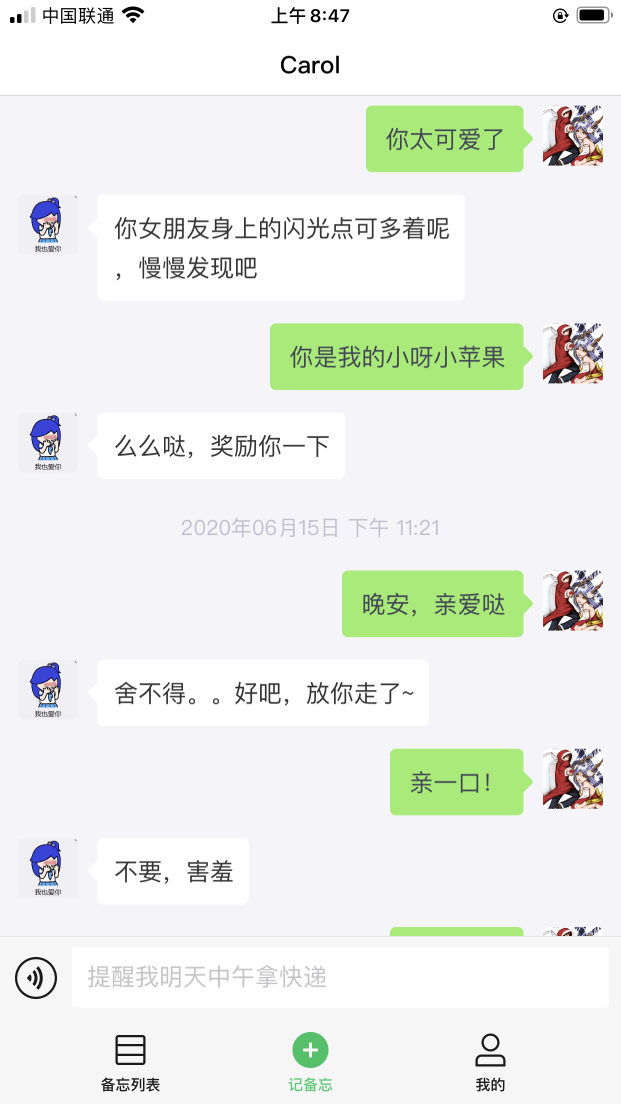
#> input picture seq2seq_RNN/data/mining/OCR/Images/IMG_0506.PNG, 1242 x 2208 px, found by its file name (shown at 1/2 size)
$ python OCR.py
#> lines starting #> are read from the running program, lines starting #| are printed output that depends on the picture
import numpy as np
import pytesseract
import cv2


def read_and_resize(file_path="Images/IMG_0506.png"):
#> called with file_path = 'Images/IMG_0506.png'
    image = cv2.imread(file_path, 0)
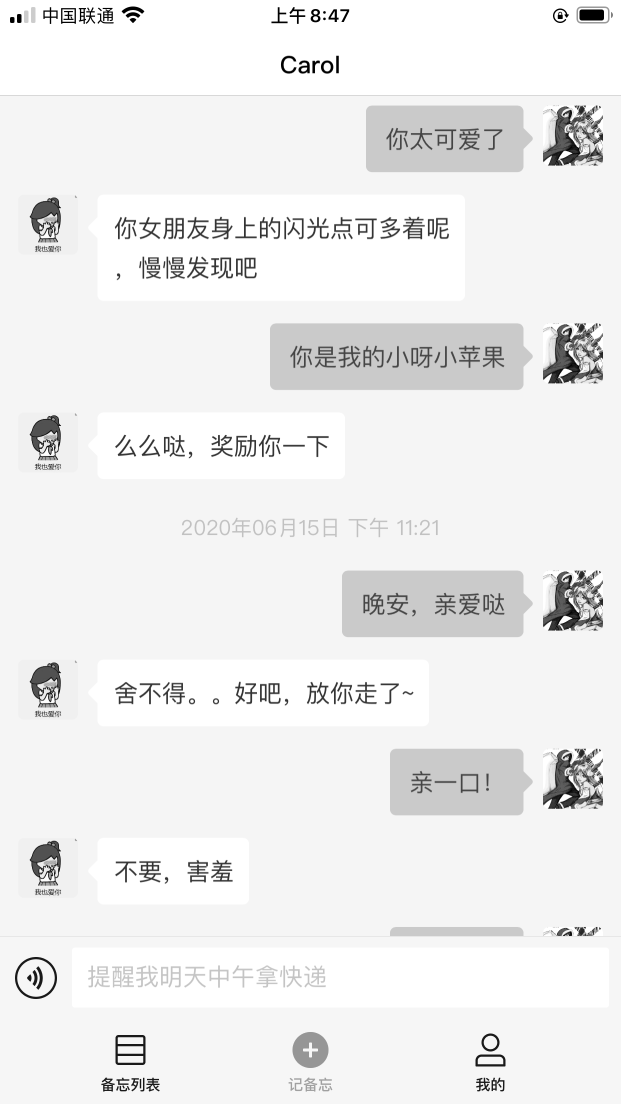
#> image: shape (2208, 1242) (shown at 1/2 size); min 0, max 255, mean 237.6
    image = image[200:1800, 200:1042]
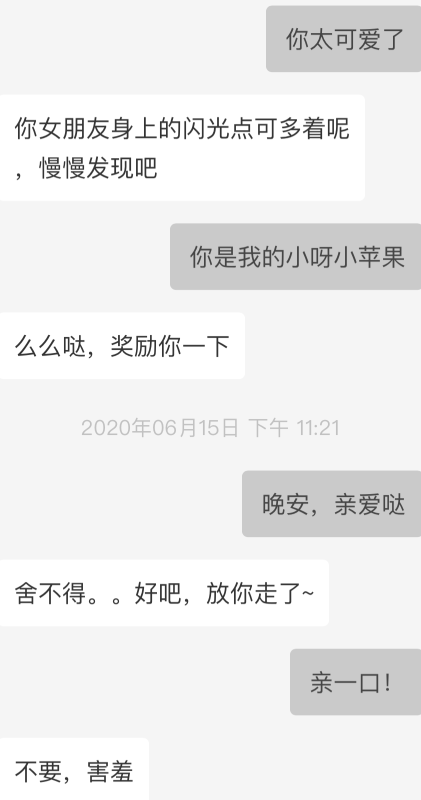
#> image: shape (1600, 842) (shown at 1/2 size); min 51, max 255, mean 236.3
    return image


def enhance(src, loop_adjustment=True):
#> called with loop_adjustment = True
    a = 2.4
    a1 = 1.8
    a2 = 1.4
    b = -200
    b1 = -85
    b2 = -110
    i = 1
    while i > 0:
        image = cv2.convertScaleAbs(src, alpha=a, beta=b)
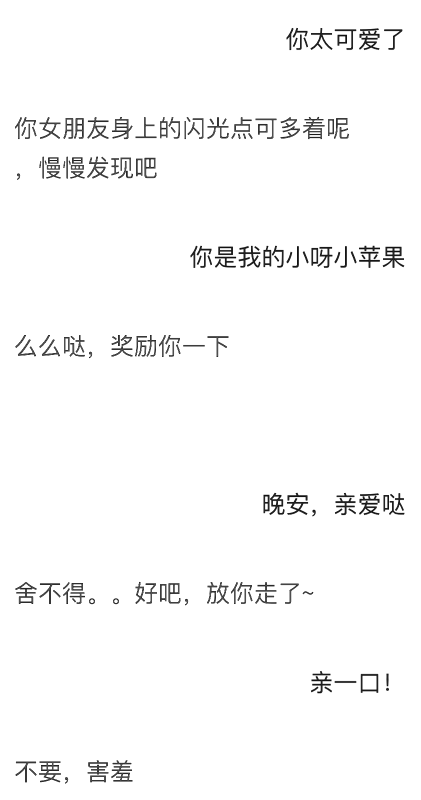
#> image: shape (1600, 842) (shown at 1/2 size); min 1, max 255, mean 249.2
        if loop_adjustment:
            cv2.imshow("image1", cv2.resize(image, (384, 512)))
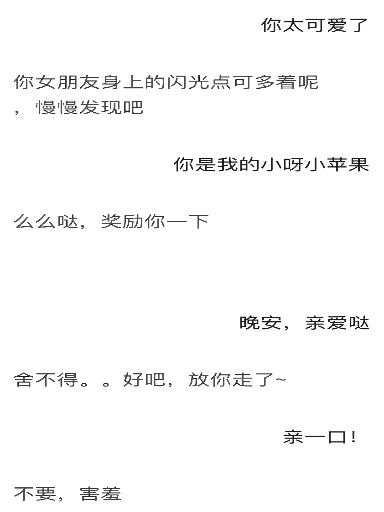
#> window 'image1': shape (512, 384); min 5, max 255, mean 249.3
        k = cv2.waitKey(50)
#> (key q is pressed here)
        if k & 0xff == ord('a'):
            a += 0.01
            print(a, b)
            if a > 3:
                a = 3
        elif k & 0xff == ord('d'):
            a -= 0.01
            print(a, b)
            if a < 1:
                a = 1
        elif k & 0xff == ord('w'):
            b += 1
            print(a, b)
            if b > 255:
                b = 255
        elif k & 0xff == ord('s'):
            b -= 1
            print(a, b)
            if b < -255:
                b = -255
        elif k & 0xff == ord('q'):
            i -= 1
        if loop_adjustment:
            pass
        else:
            i -= 1

    i = 1
    while i > 0:
        image2 = cv2.convertScaleAbs(src, alpha=a1, beta=b1)
        if loop_adjustment:
            cv2.imshow("image2", cv2.resize(image2, (384, 512)))
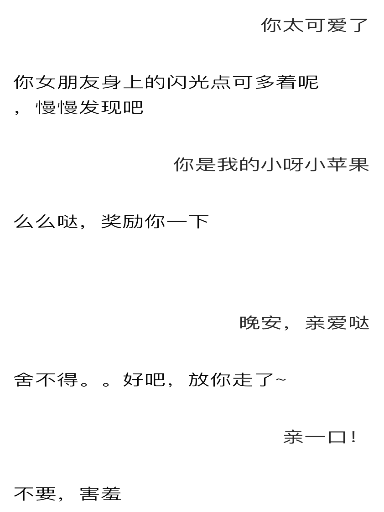
#> window 'image2': shape (512, 384); min 7, max 255, mean 249.2
        k = cv2.waitKey(50)
#> (key q is pressed here)
        if k & 0xff == ord('a'):
            a1 += 0.01
            print(a1, b1)
            if a1 > 3:
                a1 = 3
        elif k & 0xff == ord('d'):
            a1 -= 0.01
            print(a1, b1)
            if a1 < 1:
                a1 = 1
        elif k & 0xff == ord('w'):
            b1 += 1
            print(a1, b1)
            if b1 > 255:
                b1 = 255
        elif k & 0xff == ord('s'):
            b1 -= 1
            print(a1, b1)
            if b1 < -255:
                b1 = -255
        elif k & 0xff == ord('q'):
            i -= 1
        if loop_adjustment:
            pass
        else:
            i -= 1

    alpha = 0.5

    i = 1
    while i > 0:
        beta = 1 - alpha
        gamma = 0
        image3 = cv2.addWeighted(image, alpha, image2, beta, gamma)
        if loop_adjustment:
            cv2.imshow("image3", cv2.resize(image3, (384, 512)))
        k = cv2.waitKey(50)
#> (key q is pressed here)
        if k & 0xff == ord('a'):
            alpha += 0.01
            print(alpha, beta)
            if alpha > 1:
                alpha = 1
        elif k & 0xff == ord('d'):
            alpha -= 0.01
            print(alpha, beta)
            if alpha < 0:
                alpha = 0
        elif k & 0xff == ord('q'):
            i -= 1
        if loop_adjustment:
            pass
        else:
            i -= 1

    i = 1
    while i > 0:
        image4 = cv2.convertScaleAbs(image3, alpha=a2, beta=b2)
        if loop_adjustment:
            cv2.imshow("image3", cv2.resize(image4, (384, 512)))
        k = cv2.waitKey(50)
#> (key q is pressed here)
        if k & 0xff == ord('a'):
            a2 += 0.01
            print(a2, b2)
            if a2 > 3:
                a2 = 3
        elif k & 0xff == ord('d'):
            a2 -= 0.01
            print(a2, b2)
            if a2 < 1:
                a2 = 1
        elif k & 0xff == ord('w'):
            b2 += 1
            print(a2, b2)
            if b2 > 255:
                b2 = 255
        elif k & 0xff == ord('s'):
            b2 -= 1
            print(a2, b2)
            if b2 < -255:
                b2 = -255
        elif k & 0xff == ord('q'):
            i -= 1
        if loop_adjustment:
            pass
        else:
            i -= 1

    image = image4
    # [8 lines of commented-out code are left out]
    return image


def binary_process(image):
    ret, thresh1 = cv2.threshold(image, 120, 255, cv2.THRESH_BINARY)
    print("Binarize")
    cv2.imshow("image", cv2.resize(thresh1, (384, 512)))
    cv2.waitKey()
    kernel = np.ones((4, 4), np.uint8)
    thresh1 = cv2.morphologyEx(thresh1, cv2.MORPH_OPEN, kernel)
    print("Open")
    cv2.imshow("image", cv2.resize(thresh1, (384, 512)))
    cv2.waitKey()
    return thresh1


def recognizer(thresh):
    text = pytesseract.image_to_string(thresh, lang='chi_sim')

    print(text)


if __name__ == '__main__':
    resized = read_and_resize()
    enhanced = enhance(resized)
    recognizer(enhanced)
#> (the call stopped at in recognizer, `text = pytesseract.image_to_string(thresh, lang='chi_sim')`: pytesseract is not available in this run)

$ run again, with seq2seq_RNN/data/mining/OCR/Images/IMG_0504.PNG copied over seq2seq_RNN/data/mining/OCR/Images/IMG_0506.PNG
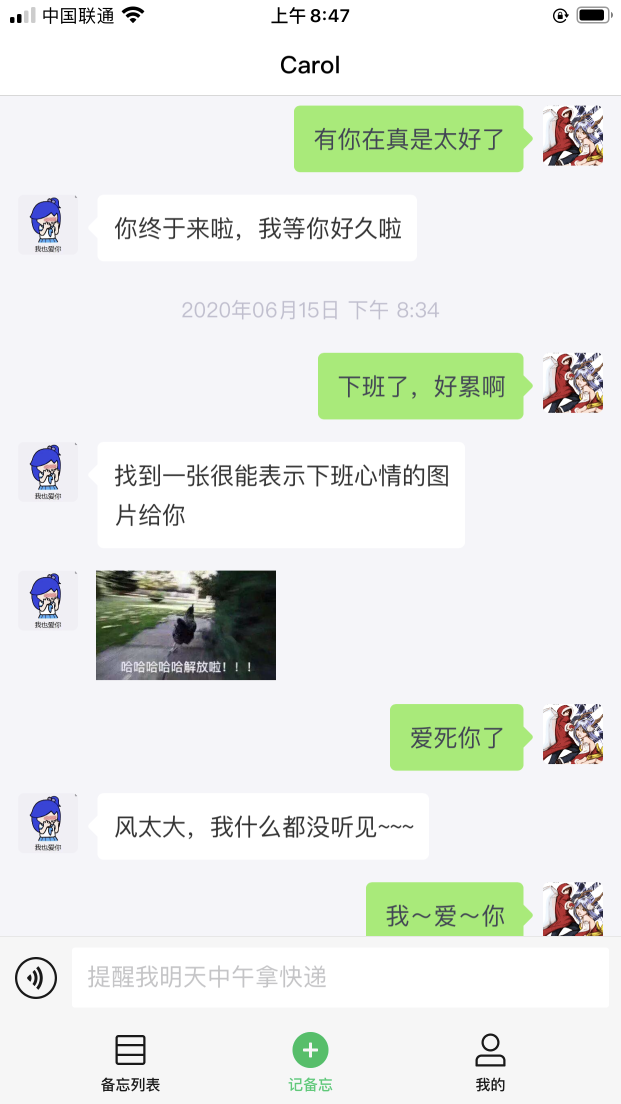
#> input picture seq2seq_RNN/data/mining/OCR/Images/IMG_0504.PNG, 1242 x 2208 px, found by its file name (shown at 1/2 size)
#> in enhance, `image4 = cv2.convertScaleAbs(image3, alpha=a2, beta=b2)`:
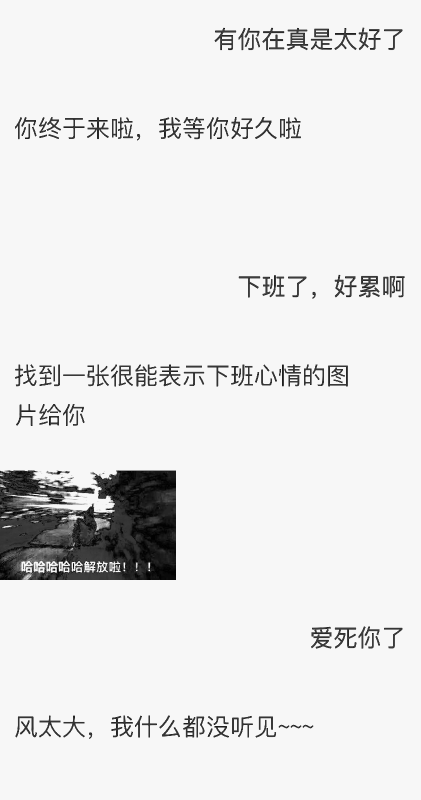
#> image4: shape (1600, 842) (shown at 1/2 size); min 1, max 247, mean 232
#> in enhance, `cv2.imshow("image3", cv2.resize(image4, (384, 512)))`:
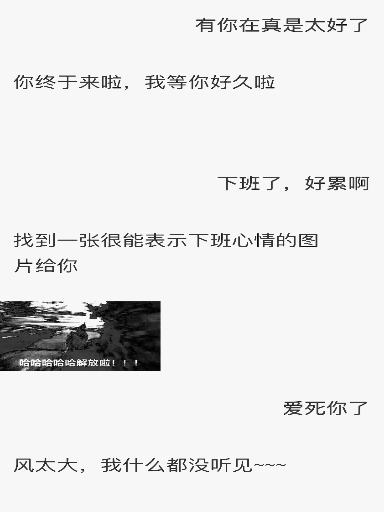
#> window 'image3': shape (512, 384); min 1, max 247, mean 232.1

$ run again, with seq2seq_RNN/data/mining/OCR/Images/IMG_0505.PNG copied over seq2seq_RNN/data/mining/OCR/Images/IMG_0506.PNG
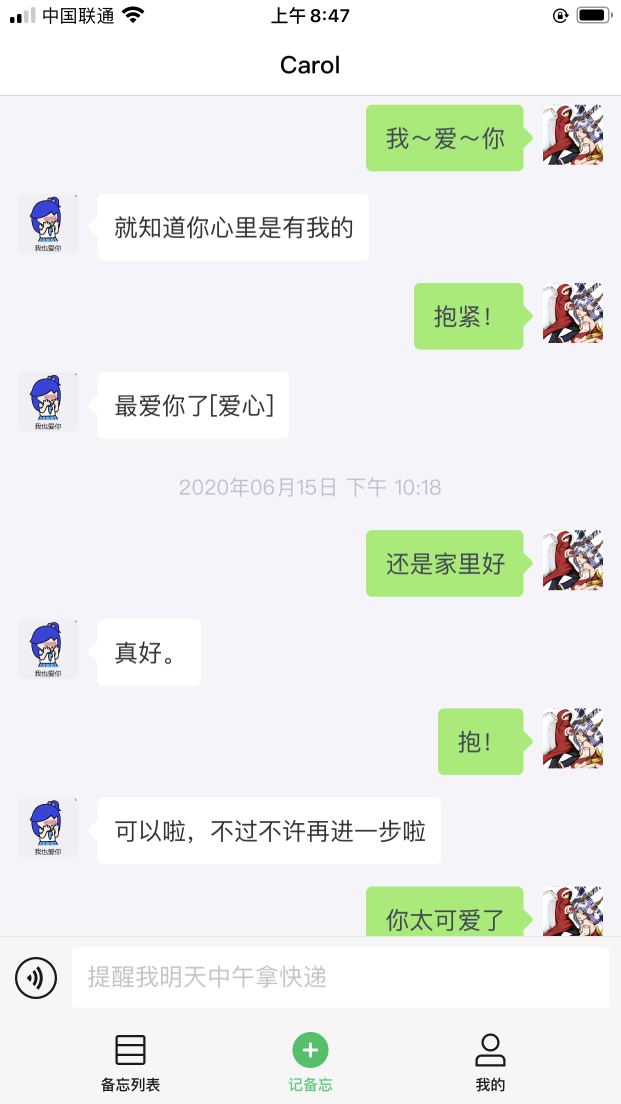
#> input picture seq2seq_RNN/data/mining/OCR/Images/IMG_0505.PNG, 1242 x 2208 px, found by its file name (shown at 1/2 size)
#> in enhance, `image = cv2.convertScaleAbs(src, alpha=a, beta=b)`:
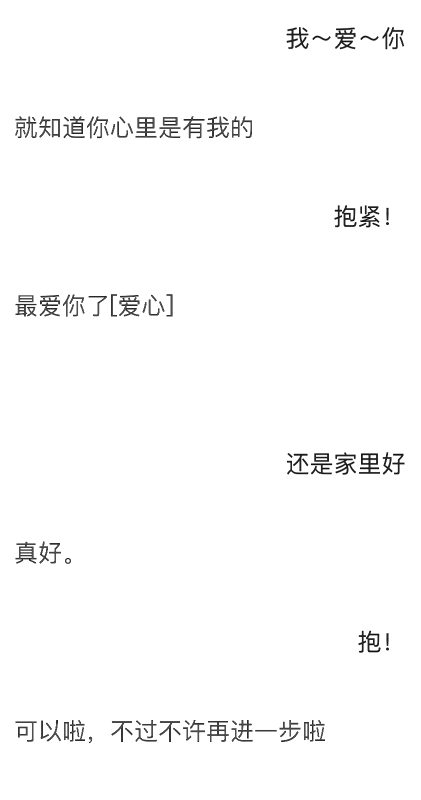
#> image: shape (1600, 842) (shown at 1/2 size); min 1, max 255, mean 250.9
#> in enhance, `cv2.imshow("image2", cv2.resize(image2, (384, 512)))`:
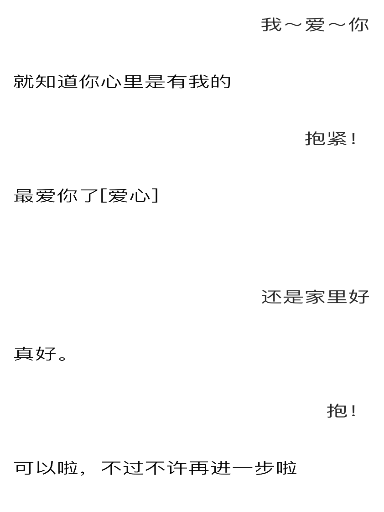
#> window 'image2': shape (512, 384); min 7, max 255, mean 250.8
